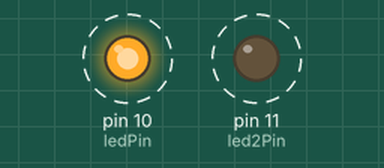
A sketch run on a simulated Arduino Uno, built with avr-gcc and run on an emulated ATmega328P. Shown: output pins drawn as LEDs (lit = HIGH). Dashed ring = blinking.

Above: at 0.2 s.
Timing chart, 0 to 3.0 s (numbered marks = the images above):
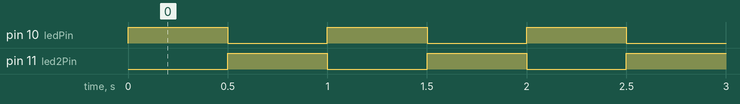

The sketch:

BlinkendeLeds.ino
```cpp
// LED - test : Blinking with 1Hz frequency
// LED is connected to Pin 10

// Global Variables
int ledPin = 10;
int led2Pin = 11;

void setup(){
  // Initialize Output Pins
  pinMode(ledPin, OUTPUT);
  pinMode(led2Pin, OUTPUT);
}

void loop(){
  // enable the LED
  digitalWrite(ledPin, HIGH);
  digitalWrite(led2Pin, LOW);
  // wait for 500ms
  delay(500);
  // disable the LED
  digitalWrite(ledPin, LOW);
  digitalWrite(led2Pin, HIGH);
  // wait for 500ms
  delay(500);
}
```

Measured:
- by itself, pin 10 (ledPin), pin 11 (led2Pin): alternates HIGH for 0.50 s and LOW for 0.50 s
